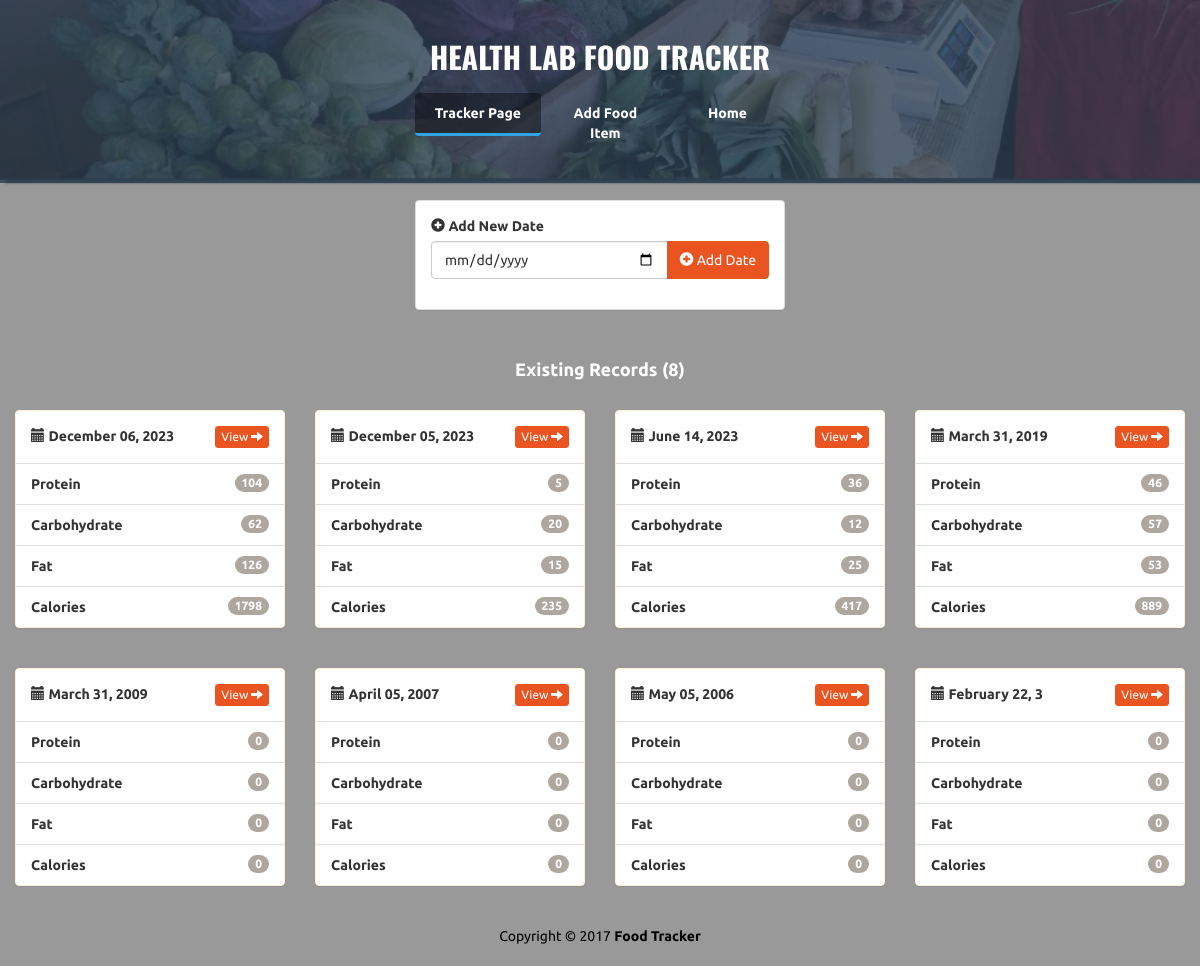
The app's page /indexx (signed in) with its own data.
### server/models.py (models this page shows)
class Log(db.Model):
    id = db.Column(db.Integer,primary_key = True)
    date = db.Column(db.Date, nullable = False)
    foods = db.relationship('Food', secondary = log_food, lazy = 'dynamic')

### server/routes.py (the view)
@app.route('/indexx')
@login_required
def indexx():
    logs = Log.query.order_by(Log.date.desc()).all()
    log_dates = []
    for log in logs:
        protiens = 0
        carbs = 0
        fats = 0
        calories = 0
        for food in log.foods:
            protiens += food.protiens
            carbs += food.carbs
            fats += food.fats
            calories += food.calories
        log_dates.append({
            'log_date': log,
            'protiens': protiens,
            'carbs': carbs,
            'fats': fats,
            'calories': calories
        })
    return render_template('indexx.html', log_dates = log_dates, title='Food Tracker')

### server/models.py (called while the page is built)
@login_manager.user_loader
def load_user(user_id):
    return User.query.get(int(user_id))

    @property
    def calories(self):
        return self.protiens * 4 + self.carbs * 4 + self.fats * 9

### server/templates/indexx.html (shortened to what this page needs)
<!DOCTYPE html>
<html lang="en">
	<head>
		<link rel="stylesheet" href="{{url_for('static', filename='bs/css/united.min.css')}}" />
		<link rel="stylesheet" href="{{url_for('static', filename='styless.css')}}" />
	</head>
	<body>
		<div class="container-fluid" id="wrapper">
			<div class="row" id="homeJumbo">
				<div class="overlay"></div>
				<div class="col-lg-12">
					<h1>
						<a href="{{url_for('indexx')}}">HEALTH LAB FOOD TRACKER</a>
					</h1>
					<div class="row t20">
						<div class="col-lg-4 col-lg-offset-4">
							<ul class="nav nav-pills nav-justified">
							  <li role="presentation" class="active">
							  	<a href="{{url_for('indexx')}}" title="Home">Tracker Page</a>
							  </li>
							  <li role="presentation">
							  	<a href="{{url_for('add')}}" title="Add Food Item">Add Food Item</a>
							  </li>
							<li role="presentation">
								<a href="{{url_for('home')}}" title="Add Food Item">Home</a>
							</li>
							</ul>
						</div>
					</div>
				</div>
			</div>
			<div class="row t20">
				<div class="col-lg-4 col-lg-offset-4">
					<div class="panel panel-default">
						<div class="panel-body">
							<form action="{{url_for('create_log')}}" method="POST" role="form">
								<div class="form-group">
									<label><i class="glyphicon glyphicon-plus-sign"></i> Add New Date</label>
									<div class="input-group">
									  <input type="date" class="form-control" name="date" placeholder="Select New Date" aria-label="date" aria-describedby="add-btn">
									  <span class="input-group-btn">
										<button type="submit" class="btn btn-primary" id="add-btn">
										  <i class="glyphicon glyphicon-plus-sign"></i> Add Date
										</button>
									  </span>
									</div>
								</div>
							</form>
						</div>
					</div>
				</div>
			</div>
			<div class="row t20">
				<div class="col-lg-12">
					<h4 class="text-center text-white"><strong>Existing Records ({{(log_dates|length)}})</strong></h4>
				</div>
			</div>
			{%for row in log_dates|batch(4) %}
			<div class="row t20">
				{%for log_date in row%}
				<div class="col-lg-3">
					<div class="panel panel-warning">
						<div class="panel-body text-bold">
							<i class="glyphicon glyphicon-calendar"></i> {{log_date['log_date'].date.strftime('%B %d, %Y')}}
							<a class="btn btn-primary btn-xs pull-right" href="{{url_for('view',log_id=log_date['log_date'].id)}}">
								View <i class="glyphicon glyphicon-arrow-right"></i>
							</a>
						</div>
						<ul class="list-group">
							<li class="list-group-item text-bold"><span class="badge">{{log_date['protiens']}}</span> Protein</li>
							<li class="list-group-item text-bold"><span class="badge">{{log_date['carbs']}}</span> Carbohydrate</li>
							<li class="list-group-item text-bold"><span class="badge">{{log_date['fats']}}</span> Fat</li>
							<li class="list-group-item text-bold"><span class="badge">{{log_date['calories']}}</span> Calories</li>
						</ul>
					</div>
				</div>
				{%endfor%}
			</div>
			{%endfor%}
			<footer>
				<div class="row pad">
					<div class="col-lg-12 text-center">
						Copyright &copy; 2017 <strong>Food Tracker</strong>
					</div>
				</div>
			</footer>
		</div>
	</body>
</html>

### server/static/styless.css (style rules this page uses)
body { background: rgba(0, 0, 0, .4); font-family: 'Ubuntu', sans-serif; }
#homeJumbo { position: relative; min-height: 180px; background: rgba(44, 62, 80, .8); background-image: url('./img/bg.jpg'); background-size: cover; background-repeat: no-repeat; border-bottom: 2px solid rgba(44, 62, 80, .8); box-shadow: 7px 1px 2px 2px rgba(44, 62, 80, .8); }
#homeJumbo > div.overlay { position: absolute; height: 183px; width: 100%; background: rgba(44, 62, 80, .8); }
#homeJumbo h1 { font-size: 30px; color: white; font-family: 'Oswald'; text-align: center; padding-top: 20px; font-weight: bolder; }
#homeJumbo h1 > a { color: white; text-decoration: none; }
.t20 { margin-top: 20px; }
.nav-pills>li.active>a, .nav-pills>li.active>a:hover, .nav-pills>li.active>a:focus { color: white; border-bottom: 3px solid #2fa4e7; font-weight: bolder; background: rgba(0, 0, 0, .4); }
.nav-justified>li>a { color: white; font-weight: bolder; }
.nav-pills>li+li { padding-left: 10px; }
.text-bold { font-weight: bolder !important; }
.text-white { color: white !important; }
footer { margin-top: 20px; color: black; margin-bottom: 20px; }

### records on screen
Log: log_date "December 06, 2023"
Log: log_date "December 05, 2023"
Log: log_date "June 14, 2023"
Log: log_date "March 31, 2019"
Log: log_date "March 31, 2009"
Log: log_date "April 05, 2007"
Log: log_date "May 05, 2006"
Log: log_date "February 22, 3"

### other values on screen
{{ (log_dates|length) }} "8"
{{ log_date['protiens'] }} "104" "5" "36" "46" "0" "0" "0" "0"
{{ log_date['carbs'] }} "62" "20" "12" "57" "0" "0" "0" "0"
{{ log_date['fats'] }} "126" "15" "25" "53" "0" "0" "0" "0"
{{ log_date['calories'] }} "1798" "235" "417" "889" "0" "0" "0" "0"
